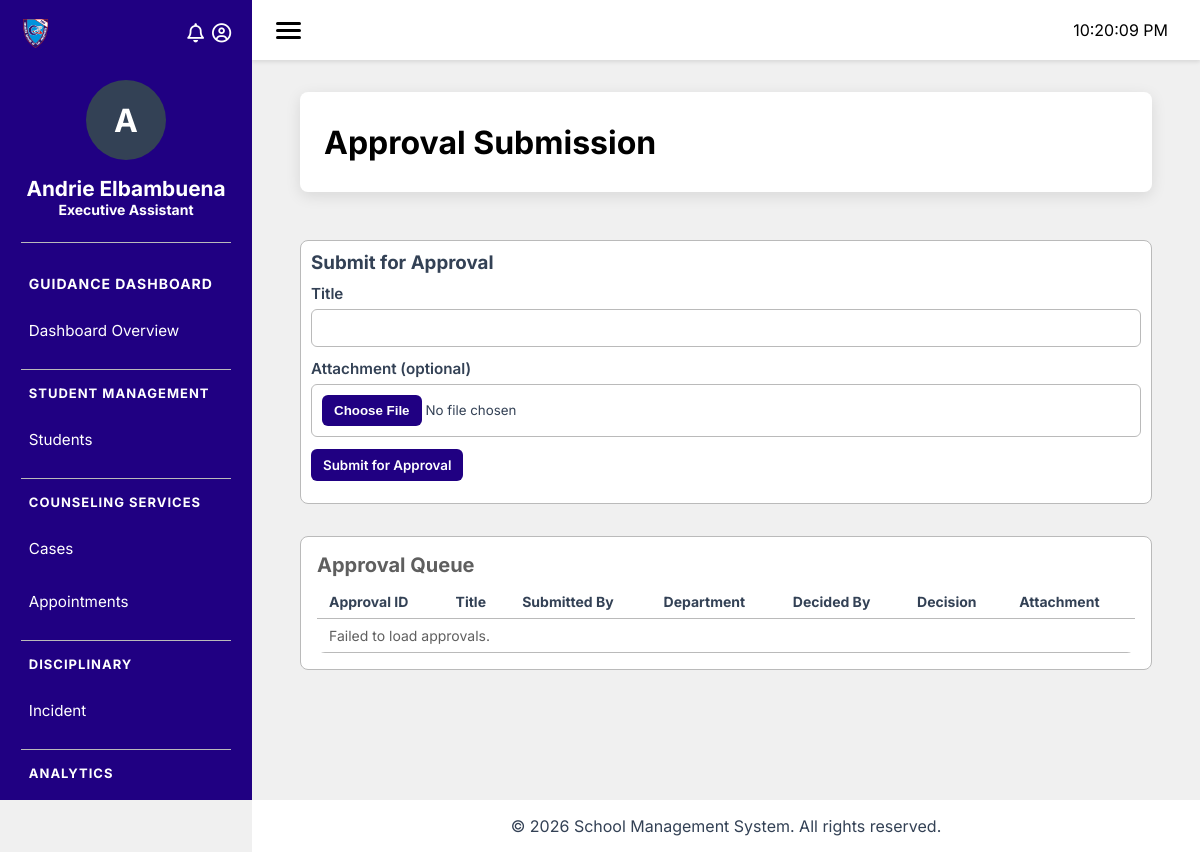
Page /modules/guidance/index.php?page=approval-submission (signed in) on the committed database.
### tables this page shows
CREATE TABLE `sms_employee` (
  `employee_id` bigint(100) NOT NULL,
  `first_name` varchar(100) DEFAULT NULL,
  `middle_name` varchar(100) DEFAULT NULL,
  `last_name` varchar(100) DEFAULT NULL,
  `role` int(100) DEFAULT NULL,
  `status` enum('active','inactive') DEFAULT NULL,
  `date_hired` date DEFAULT NULL,
  `user_id` int(11) DEFAULT NULL,
  `department` int(100) DEFAULT NULL,
  `position` int(100) DEFAULT NULL
);

CREATE TABLE `sd_position` (
  `position_id` int(10) NOT NULL,
  `position_name` varchar(100) DEFAULT NULL,
  `department` int(100) DEFAULT NULL
);

### database/config.php (called while the page is built)
<?php
return (static function () {
    $localPath = __DIR__ . '/config.local.php';
    $local = is_file($localPath) ? require $localPath : [];
    if (!is_array($local)) {
        throw new RuntimeException('database/config.local.php must return an array.');
    }
    $env = static function (array $names, $fallback, bool $allowEmpty = false) {
        foreach ($names as $name) {
            $value = getenv($name);
            if ($value !== false && ($allowEmpty || $value !== '')) {
                return $value;
            }
        }
        return $fallback;
    };
    return [
        'host' => $env(['DB_HOST'], $local['host'] ?? 'localhost'),
        'port' => $env(['DB_PORT'], $local['port'] ?? '3306'),
        'dbname' => $env(['DB_DATABASE', 'DB_NAME'], $local['dbname'] ?? 'moni_test'),
        'username' => $env(['DB_USER'], $local['username'] ?? 'moni_monitoring'),
        'password' => $env(['DB_PASSWORD', 'DB_PASS'], $local['password'] ?? '', true),
        'charset' => 'utf8mb4',
        'options' => [
            PDO::ATTR_ERRMODE => PDO::ERRMODE_EXCEPTION,
            PDO::ATTR_DEFAULT_FETCH_MODE => PDO::FETCH_ASSOC,
            PDO::ATTR_EMULATE_PREPARES => false,
            PDO::ATTR_PERSISTENT => false,
        ],
        'timezone' => '+08:00',
    ];
})();

### database/db.php (called while the page is built, shortened)
<?php
class Database {
    private $conn;
    public function __construct() {
        $config = require __DIR__ . '/config.php';
        $this->host = $config['host'];
        $this->port = $config['port'];
        $this->db   = $config['dbname'];
        $this->user = $config['username'];
        $this->pass = $config['password'];
        try {
            $dsn = "mysql:host={$this->host};port={$this->port};dbname={$this->db};charset=utf8mb4";
            $this->conn = new PDO($dsn, $this->user, $this->pass);
            $this->conn->setAttribute(PDO::ATTR_ERRMODE, PDO::ERRMODE_EXCEPTION);
            $this->conn->setAttribute(PDO::ATTR_DEFAULT_FETCH_MODE, PDO::FETCH_ASSOC);
        } catch (PDOException $e) {
            die("DB Connection failed: " . $e->getMessage());
        }
    }
    public function getConnection() {
        return $this->conn;
    }
}

### modules/guidance/classes/Employee.php (called while the page is built, shortened)
<?php
include_once __DIR__ . '/../../../database/db.php';
Class Employee {
    private $conn;
    public function __construct($pdo = null) {
        if ($pdo instanceof PDO) {
            $this->conn = $pdo;
        } else {
            $database = new Database();
            $this->conn = $database->getConnection();
        }
    }
    public function getEmployeeName() {
        $employeeId = $_SESSION['employee_id'] ?? null;
        if ($employeeId) {
            $sql = "SELECT first_name, last_name FROM sms_employee WHERE employee_id = :employee_id LIMIT 1";
            $stmt = $this->conn->prepare($sql);
            $stmt->bindParam(':employee_id', $employeeId);
            $stmt->execute();
            $employee = $stmt->fetch(PDO::FETCH_ASSOC);
            if ($employee) {
                return htmlspecialchars($employee['first_name'] . ' ' . $employee['last_name']);
            }
        }
        return 'Unknown User';
    }
    public function getEmployeePosition() {
        $employeeId = $_SESSION['employee_id'] ?? null;
        if ($employeeId) {
            $sql = "SELECT sp.position_name
                    FROM sms_employee sms
                    LEFT JOIN sd_position sp ON sms.position = sp.position_id
                    WHERE sms.employee_id = :employee_id LIMIT 1";
            $stmt = $this->conn->prepare($sql);
            $stmt->bindParam(':employee_id', $employeeId);
            $stmt->execute();
            $employee = $stmt->fetch(PDO::FETCH_ASSOC);
            if ($employee) {
                return htmlspecialchars($employee['position_name']);
            }
        }
        return 'Unknown Position';
    }
}

### modules/guidance/pages/approval-submission.php (the view, shortened to what this page needs)
<div class="module-header">
    <h1>Approval Submission</h1>
</div>
<div class="module-content">
    <div class="approval-submission">
        <div class="approval-upload">
            <h3>Submit for Approval</h3>
            <form id="approval-upload-form" enctype="multipart/form-data" data-skip>
                <div class="form-group">
                    <label for="approval-title">Title</label>
                    <input type="text" id="approval-title" name="title" required>
                </div>
                <div class="form-group">
                    <label for="approval-attachment">Attachment (optional)</label>
                    <input class="file-btn" type="file" id="approval-attachment" name="attachment">
                </div>
                <div class="form-group">
                    <button type="submit" class="approval-submit-btn" id="approval-submit-btn">
                        Submit for Approval
                    </button>
                </div>
            </form>
        </div>
    </div>
    <div class="form-section">
        <div class="form-section-header">
            <h3 style="margin: 0;color: var(--color5); font-size: 1.25rem;">Approval Queue</h3>
        </div>
        <div class="ads-queue">
            <div class="table-responsive">
                <table class="ads-table">
                    <thead>
                        <tr>
                            <th>Approval ID</th>
                            <th>Title</th>
                            <th>Submitted By</th>
                            <th>Department</th>
                            <th>Decided By</th>
                            <th>Decision</th>
                            <th>Attachment</th>
                        </tr>
                    </thead>
                    <tbody>
                    </tbody>
                </table>
            </div>
        </div>
    </div>
</div>

### modules/guidance/includes/sidebar.php (shortened to what this page needs)
<?php
include __DIR__ . '/../classes/Employee.php';
$employeeClass = new Employee();
?>
<aside class="sidebar">
    <div class="school-logo">
        <img src="assets/bcp-logo.png" alt="School Logo">
        <div class="sidebar-icons">
            <div class="icon-wrapper" id="bellWrapper">
                <i class="fa-regular fa-bell" id="bellBtn"></i>
            </div>
            <div class="icon-wrapper" id="userWrapper">
                <i class="fa-regular fa-circle-user" id="userBtn"></i>
            </div>
        </div>
    </div>
    <div class="sidebar-header">
        <div class="user_avatar"><?= substr(htmlspecialchars($employeeClass->getEmployeeName()), 0, 1) ?></div>
        <h1 class="employee_name"><?= htmlspecialchars($employeeClass->getEmployeeName()) ?></h1>
        <p class="employee_position"><?= htmlspecialchars($employeeClass->getEmployeePosition()) ?></p>
    </div>
    <h2>Guidance Dashboard</h2>
    <ul>
    </ul>
</aside>

### modules/guidance/css/layout/sidebar.css (style rules this page uses)
.sidebar { width: var(--sidebar-width); background: var(--color1); padding: 1.2rem 1.3rem; top: 0; left: 0; position: fixed; height: 100vh; overflow-y: auto; z-index: 1000; transition: transform 0.3s ease; }
.school-logo { display: flex; align-items: center; margin-bottom: 2rem; justify-content: space-between; }
.school-logo img { width: 29px; height: auto; }
.sidebar-icons { display: flex; gap: 0.5rem; color: var(--color3); }
.sidebar-icons i { font-size: 1.2rem; cursor: pointer; }
.sidebar-header { text-align: center; margin-bottom: 2rem; padding-bottom: 1.5rem; border-bottom: 1px solid var(--color4); }
.user_avatar { width: 80px; height: 80px; background: var(--color2); border-radius: 50%; display: flex; align-items: center; justify-content: center; margin: 0 auto 1rem; font-size: 2rem; font-weight: bold; color: var(--color3); }
.sidebar-header h1 { font-size: 1.3rem; color: var(--color3); }
.employee_name { font-size: 12px; color: var(--color3); font-weight: bold; }
.employee_position { font-size: 14px; color: var(--color3); font-weight: bold; }
.sidebar h2 { color: var(--color3); font-size: 14px; text-transform: uppercase; letter-spacing: 1px; margin-bottom: 1rem; padding-left: 0.5rem; }
.sidebar ul { list-style: none; }

### modules/guidance/css/layout/module-container.css (style rules this page uses)
.module-header { background: var(--color3); padding: 1.5rem; border-radius: 8px; box-shadow: 0 4px 15px rgba(0, 0, 0, 0.1); margin-bottom: 2rem; min-height: 100px; display: flex; flex-direction: column; justify-content: center; }
.module-content { min-height: 500px; }

### modules/guidance/css/pages/approval-decision-support.css (style rules this page uses)
.ads-queue { margin-top: 8px; }
.ads-table { width: 100%; border-collapse: collapse; background: var(--color3); border-radius: 8px; overflow: hidden; }
.ads-table th, .ads-table td { padding: 8px 12px; border-bottom: 1px solid var(--color4); text-align: left; font-size: 14px; }
.ads-table thead th { background: transparent; font-weight: 700; color: var(--color2); }
.form-section { margin-top: 12px; background-color: var(--color3); padding: 1rem; border-radius: 8px; border: 1px solid var(--color4); }
.approval-submit-btn { background: var(--color1); color: var(--color3); padding: 8px 12px; border: none; border-radius: 6px; cursor: pointer; font-weight: 600; }
.approval-submission { margin-top: 12px; padding: 10px; background: var(--color3); border-radius: 8px; border: 1px solid var(--color4); }
.approval-submission h3 { margin: 0 0 10px; color: var(--color2); }
.form-section-header { display: flex; align-items: center; justify-content: space-between; gap: 12px; flex-wrap: wrap; }

### modules/guidance/css/pages/concerns-issue-tracking.css (style rules this page uses)
.form-group { margin-bottom: 12px; }
.form-group label { display: block; margin-bottom: 6px; color: var(--color2); font-weight: 600; font-size: 0.95rem; }
input[type="text"], textarea, select { width: 100%; padding: 10px; border-radius: 6px; border: 1px solid var(--color4); background: var(--color3); color: var(--color2); }

### modules/guidance/css/pages/report-submission-management.css (style rules this page uses)
.form-group { margin-bottom: 12px; }
.form-group label { display: block; margin-bottom: 6px; color: var(--color2); font-weight: 600; font-size: 0.95rem; }
input[type="text"], textarea, input[type="file"] { width: 100%; padding: 10px; border-radius: 6px; border: 1px solid var(--color4); background: var(--color3); color: var(--color2); }

### modules/guidance/css/pages/students.css (style rules this page uses)
.module-content { display: flex; flex-direction: column; gap: 20px; padding: 4px 0 32px 0; }

### modules/guidance/css/pages/cases.css (style rules this page uses)
.module-content { display: flex; flex-direction: column; gap: 20px; padding: 4px 0 32px 0; }

### modules/guidance/css/pages/appointments.css (style rules this page uses)
.module-content { display: flex; flex-direction: column; gap: 20px; padding: 4px 0 32px 0; }

### modules/guidance/css/pages/incidents.css (style rules this page uses)
.module-content { display: flex; flex-direction: column; gap: 20px; padding: 4px 0 32px 0; }

### modules/guidance/css/pages/dashboard-overview.css (style rules this page uses)
.module-content { display: flex; flex-direction: column; gap: 20px; padding: 4px 0 32px 0; }

### modules/guidance/css/pages/analytics-report.css (style rules this page uses)
.module-content { display: flex; flex-direction: column; gap: 20px; padding: 4px 0 32px 0; }

### modules/guidance/css/components/dropdown.css (style rules this page uses)
.icon-wrapper { position: relative; display: inline-flex; align-items: center; cursor: pointer; }

### modules/guidance/css/base/variables.css (style rules this page uses)
:root { --color1: rgba(32, 0, 130, 1); --color2: rgba(51, 65, 85, 1); --color3: rgba(255, 255, 255, 1); --color4: rgba(186, 186, 186, 1); --color5: rgba(95, 95, 95, 1); --color6: rgba(51, 65, 85, 1); --color7: rgb(81, 70, 183); --color8: rgb(0, 0, 0); --color9: rgba(240, 240, 240, 1); --color10: #e53e3e; --sidebar-width: 252px; --header-height: 60px; }

### modules/guidance/css/base/global.css (style rules this page uses)
body { background: var(--color9); }

### rows in the picture
sms_employee: first_name+last_name "A", $employeeClass->getEmployeeName() "Andrie Elbambuena"
sd_position: position_name "Executive Assistant"

### other values in the picture
$label "Dashboard Overview"
str_replace('-', ' ', $section) "STUDENT MANAGEMENT"
$label "Students"
str_replace('-', ' ', $section) "COUNSELING SERVICES"
$label "Cases"
$label "Appointments"
str_replace('-', ' ', $section) "DISCIPLINARY"
$label "Incident"
str_replace('-', ' ', $section) "ANALYTICS"
